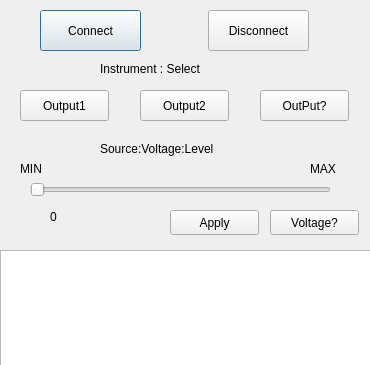
<?xml version="1.0" encoding="UTF-8"?>
<ui version="4.0">
 <class>Dialog</class>
 <widget class="QDialog" name="Dialog">
  <property name="enabled">
   <bool>true</bool>
  </property>
  <property name="geometry">
   <rect>
    <x>0</x>
    <y>0</y>
    <width>370</width>
    <height>365</height>
   </rect>
  </property>
  <property name="sizePolicy">
   <sizepolicy hsizetype="Fixed" vsizetype="Fixed">
    <horstretch>0</horstretch>
    <verstretch>0</verstretch>
   </sizepolicy>
  </property>
  <property name="windowTitle">
   <string>Dialog</string>
  </property>
  <widget class="QPushButton" name="ConnectButton">
   <property name="geometry">
    <rect>
     <x>40</x>
     <y>10</y>
     <width>101</width>
     <height>41</height>
    </rect>
   </property>
   <property name="text">
    <string>Connect</string>
   </property>
  </widget>
  <widget class="QPushButton" name="DisconnectButton">
   <property name="geometry">
    <rect>
     <x>208</x>
     <y>10</y>
     <width>101</width>
     <height>41</height>
    </rect>
   </property>
   <property name="text">
    <string>Disconnect</string>
   </property>
  </widget>
  <widget class="QPushButton" name="Channel1Button">
   <property name="geometry">
    <rect>
     <x>20</x>
     <y>90</y>
     <width>89</width>
     <height>31</height>
    </rect>
   </property>
   <property name="text">
    <string>Output1</string>
   </property>
  </widget>
  <widget class="QPushButton" name="Channel2Button">
   <property name="geometry">
    <rect>
     <x>140</x>
     <y>90</y>
     <width>89</width>
     <height>31</height>
    </rect>
   </property>
   <property name="text">
    <string>Output2</string>
   </property>
  </widget>
  <widget class="QPushButton" name="ApplyButton">
   <property name="geometry">
    <rect>
     <x>170</x>
     <y>210</y>
     <width>89</width>
     <height>25</height>
    </rect>
   </property>
   <property name="text">
    <string>Apply</string>
   </property>
  </widget>
  <widget class="QTextBrowser" name="textBrowser">
   <property name="geometry">
    <rect>
     <x>0</x>
     <y>250</y>
     <width>381</width>
     <height>201</height>
    </rect>
   </property>
  </widget>
  <widget class="QLabel" name="label">
   <property name="geometry">
    <rect>
     <x>100</x>
     <y>60</y>
     <width>151</width>
     <height>17</height>
    </rect>
   </property>
   <property name="text">
    <string>Instrument : Select </string>
   </property>
  </widget>
  <widget class="QLabel" name="label_2">
   <property name="geometry">
    <rect>
     <x>100</x>
     <y>140</y>
     <width>151</width>
     <height>17</height>
    </rect>
   </property>
   <property name="text">
    <string>Source:Voltage:Level</string>
   </property>
  </widget>
  <widget class="QSlider" name="Slider">
   <property name="geometry">
    <rect>
     <x>30</x>
     <y>180</y>
     <width>301</width>
     <height>20</height>
    </rect>
   </property>
   <property name="orientation">
    <enum>Qt::Horizontal</enum>
   </property>
  </widget>
  <widget class="QLabel" name="label_3">
   <property name="geometry">
    <rect>
     <x>20</x>
     <y>160</y>
     <width>67</width>
     <height>17</height>
    </rect>
   </property>
   <property name="text">
    <string>MIN</string>
   </property>
  </widget>
  <widget class="QLabel" name="label_4">
   <property name="geometry">
    <rect>
     <x>310</x>
     <y>160</y>
     <width>67</width>
     <height>17</height>
    </rect>
   </property>
   <property name="text">
    <string>MAX</string>
   </property>
  </widget>
  <widget class="QLabel" name="label_5">
   <property name="geometry">
    <rect>
     <x>50</x>
     <y>207</y>
     <width>101</width>
     <height>20</height>
    </rect>
   </property>
   <property name="text">
    <string>0</string>
   </property>
  </widget>
  <widget class="QPushButton" name="OutPutQButton">
   <property name="geometry">
    <rect>
     <x>260</x>
     <y>90</y>
     <width>89</width>
     <height>31</height>
    </rect>
   </property>
   <property name="text">
    <string>OutPut?</string>
   </property>
  </widget>
  <widget class="QPushButton" name="VoltageQButton">
   <property name="geometry">
    <rect>
     <x>270</x>
     <y>210</y>
     <width>89</width>
     <height>25</height>
    </rect>
   </property>
   <property name="text">
    <string>Voltage?</string>
   </property>
  </widget>
 </widget>
 <resources/>
 <connections/>
</ui>
